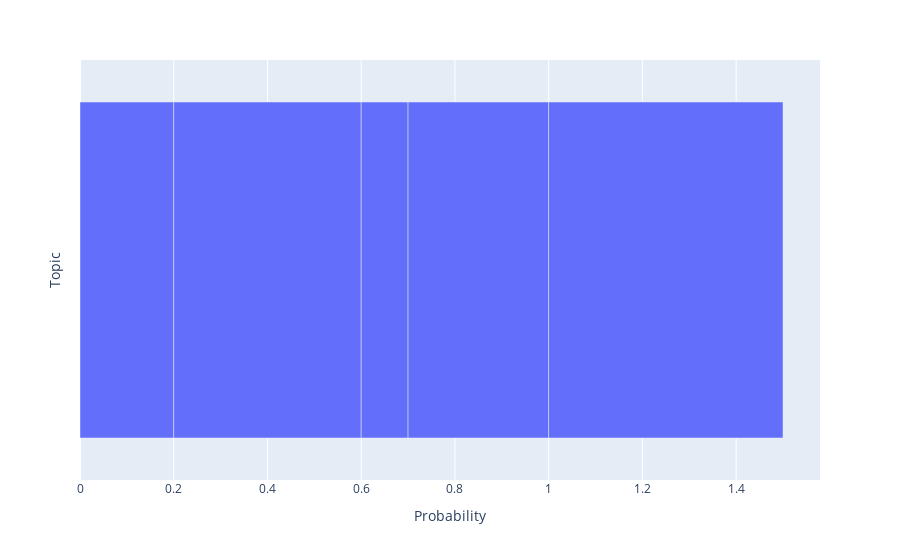

The notebook cell this image was saved under:
### Code cell
# Sample data creation
topic_probs_words = {
    "Topic": ["Topic A", "Topic B", "Topic C", "Topic D", "Topic E"],
    "Probability": [0.2, 0.4, 0.1, 0.3, 0.5],
}

df = pd.DataFrame(topic_probs_words)

# Set the maximum length of y-axis labels
max_label_length = 4
df["TruncatedTopic"] = df["Topic"].apply(lambda x: x[:max_label_length])

fig = px.bar(df, x="Probability", y="TruncatedTopic", orientation="h")

# Update y-axis labels
fig.update_yaxes(
    ticktext=df["TruncatedTopic"], tickvals=df["Topic"], title_text="Topic"
)

fig.show()

### Figure 1 — Plotly figure (JSON) as saved in the notebook; plotly's stock layout.template omitted (floating-point values rounded to 4 significant figures)
{"data": [{"alignmentgroup": "True", "hovertemplate": "Probability=%{x}<br>TruncatedTopic=%{y}<extra></extra>", "legendgroup": "", "marker": {"color": "#636efa", "pattern": {"shape": ""}}, "name": "", "offsetgroup": "", "orientation": "h", "showlegend": false, "textposition": "auto", "type": "bar", "x": [0.2, 0.4, 0.1, 0.3, 0.5], "xaxis": "x", "y": ["Topi", "Topi", "Topi", "Topi", "Topi"], "yaxis": "y"}], "layout": {"barmode": "relative", "legend": {"tracegroupgap": 0}, "margin": {"t": 60}, "xaxis": {"anchor": "y", "domain": [0, 1], "title": {"text": "Probability"}}, "yaxis": {"anchor": "x", "domain": [0, 1], "ticktext": ["Topi", "Topi", "Topi", "Topi", "Topi"], "tickvals": ["Topic A", "Topic B", "Topic C", "Topic D", "Topic E"], "title": {"text": "Topic"}}}}
